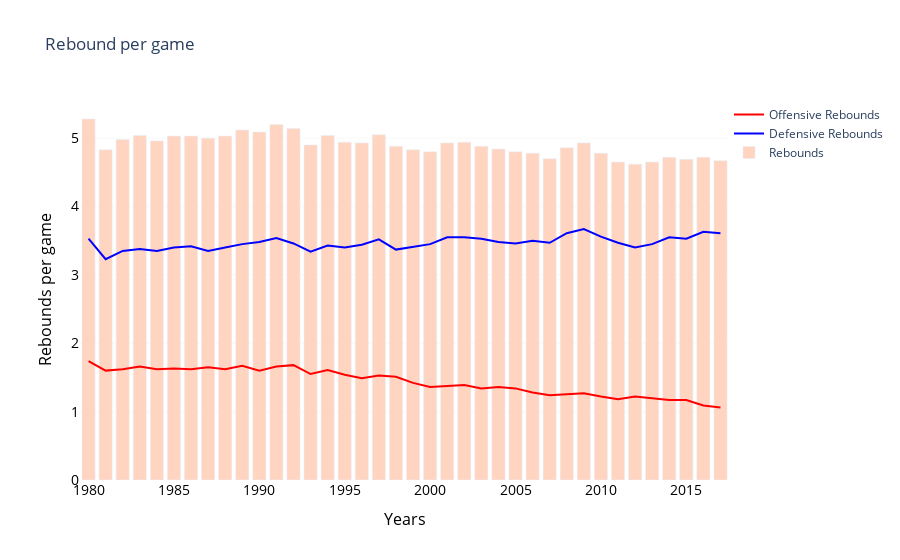

Write notebook code for a chart like this one.
### Markdown cell above
### Rebounds per game (TOT, OFF, DEF)

### Code cell
offreb = go.Scatter(x=years_xgame, y=xgame_gen['ORBxG'], name='Offensive Rebounds', marker=dict(color='red'))
defreb = go.Scatter(x=years_xgame, y=xgame_gen['DRBxG'], name='Defensive Rebounds', marker=dict(color='blue'))
totreb = go.Bar(x=years_xgame, y=xgame_gen['TRBxG'], name='Rebounds', marker=dict(color='#FFD5C1'))

data=[offreb,defreb,totreb]
layout=go.Layout(
	title='Rebound per game',
	xaxis=dict(
		title='Years',
		titlefont=dict(size=16, color='#000000'),
		tickfont=dict(size=14, color='#000000')
	),
	yaxis=dict(
		title='Rebounds per game',
		titlefont=dict(size=16, color='#000000'),
		tickfont=dict(size=14, color='#000000'),
        showgrid=True, gridwidth=0.2, gridcolor='#D7DBDD'
	),	
	legend=dict(
		x=1,
		y=1.0,
		bgcolor='white',
		bordercolor='black'
	),
    plot_bgcolor='white',
	barmode='group',
	bargap=0.15,
	bargroupgap=0.1
)

fig = go.Figure(data=data, layout=layout)
pyo.iplot(fig)

### Figure 1 — Plotly figure (JSON) as saved in the notebook; plotly's stock layout.template omitted (floating-point values rounded to 4 significant figures)
{"data": [{"marker": {"color": "red"}, "name": "Offensive Rebounds", "type": "scatter", "x": [1980, 1981, 1982, 1983, 1984, 1985, 1986, 1987, 1988, 1989, 1990, 1991, 1992, 1993, 1994, 1995, 1996, 1997, 1998, 1999, 2000, 2001, 2002, 2003, 2004, 2005, 2006, 2007, 2008, 2009, 2010, 2011, 2012, 2013, 2014, 2015, 2016, 2017], "y": [1.74, 1.6, 1.62, 1.66, 1.62, 1.63, 1.62, 1.65, 1.62, 1.67, 1.6, 1.66, 1.68, 1.55, 1.61, 1.54, 1.49, 1.53, 1.51, 1.42, 1.36, 1.38, 1.39, 1.34, 1.36, 1.34, 1.28, 1.24, 1.25, 1.27, 1.22, 1.18, 1.22, 1.2, 1.17, 1.17, 1.09, 1.06]}, {"marker": {"color": "blue"}, "name": "Defensive Rebounds", "type": "scatter", "x": [1980, 1981, 1982, 1983, 1984, 1985, 1986, 1987, 1988, 1989, 1990, 1991, 1992, 1993, 1994, 1995, 1996, 1997, 1998, 1999, 2000, 2001, 2002, 2003, 2004, 2005, 2006, 2007, 2008, 2009, 2010, 2011, 2012, 2013, 2014, 2015, 2016, 2017], "y": [3.53, 3.23, 3.35, 3.38, 3.35, 3.4, 3.42, 3.35, 3.4, 3.45, 3.48, 3.54, 3.46, 3.34, 3.43, 3.4, 3.44, 3.52, 3.37, 3.41, 3.45, 3.55, 3.55, 3.53, 3.48, 3.46, 3.5, 3.47, 3.61, 3.67, 3.56, 3.47, 3.4, 3.45, 3.55, 3.53, 3.63, 3.61]}, {"marker": {"color": "#FFD5C1"}, "name": "Rebounds", "type": "bar", "x": [1980, 1981, 1982, 1983, 1984, 1985, 1986, 1987, 1988, 1989, 1990, 1991, 1992, 1993, 1994, 1995, 1996, 1997, 1998, 1999, 2000, 2001, 2002, 2003, 2004, 2005, 2006, 2007, 2008, 2009, 2010, 2011, 2012, 2013, 2014, 2015, 2016, 2017], "y": [5.28, 4.83, 4.98, 5.04, 4.96, 5.03, 5.03, 5, 5.03, 5.12, 5.09, 5.2, 5.14, 4.9, 5.04, 4.94, 4.93, 5.05, 4.88, 4.83, 4.8, 4.93, 4.94, 4.88, 4.84, 4.8, 4.78, 4.7, 4.86, 4.93, 4.78, 4.65, 4.62, 4.65, 4.72, 4.69, 4.72, 4.67]}], "layout": {"bargap": 0.15, "bargroupgap": 0.1, "barmode": "group", "legend": {"bgcolor": "white", "bordercolor": "black", "x": 1, "y": 1}, "plot_bgcolor": "white", "title": {"text": "Rebound per game"}, "xaxis": {"tickfont": {"color": "#000000", "size": 14}, "title": {"font": {"color": "#000000", "size": 16}, "text": "Years"}}, "yaxis": {"gridcolor": "#D7DBDD", "gridwidth": 0.2, "showgrid": true, "tickfont": {"color": "#000000", "size": 14}, "title": {"font": {"color": "#000000", "size": 16}, "text": "Rebounds per game"}}}}
